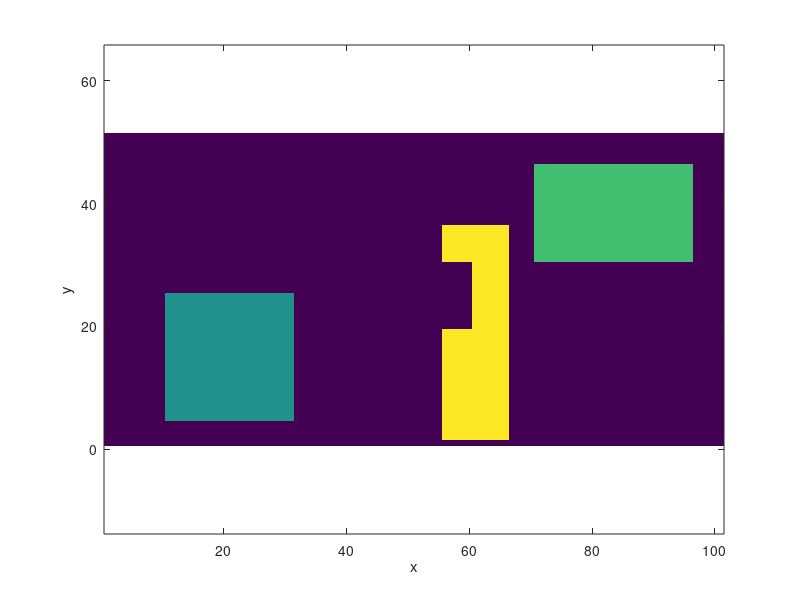

Recreate this plot in MATLAB. (Note: this script raises an error after producing the figure.)
close all; clear vars-global; 

% https://hplgit.github.io/fdm-book/doc/pub/diffu/pdf/diffu-4print.pdf

alld = 1:4; % directions up(1), down(2), left(3), right(4)


M = 51; N = 101;
D = 500000; dx = 0.5; dy = dx; dt = 0.00005; its = 1000; 
idx = 1; im = {1:its}; nImages = length(1:its); % for gif
bc = "d"; % "D" for Dirichlet, "N" for Neumann

% IC
T0 = zeros(M,N);   
x1 = 10; x2 = 30; y1 = 4; y2 = 24; Temp0 = 50;
T0((y1+1):(y2+1),(x1+1):(x2+1)) = Temp0; % source 1

x1 = 70; x2 = 95; y1 = 30; y2 = 45; Temp0 = 70;
T0((y1+1):(y2+1),(x1+1):(x2+1)) = Temp0; % source 2

x1 = 55; x2 = 65; y1 = 1; y2 = 35; Temp0 = 100;
T0((y1+1):(y2+1),(x1+1):(x2+1)) = Temp0; % source 3

nsources = 3;

imagesc((T0)); %imagesc(flipud(T0)); 
%xticks(0:10:(N-1)); yticks(0:10:(M-1)); 
xlabel("x"); ylabel("y");
set(gca,'YDir','normal'); %axis equal;

% Scratch somewhere
s1x = 40:60; s1y = 20:30; % rectangular scratch 1
T0(s1y,s1x) = -1;
[mg1x,mg1y] = meshgrid(s1x,s1y);
mg1 = [reshape(mg1x,size(mg1x,2)*size(mg1x,1),1),reshape(mg1y,size(mg1x,2)*size(mg1x,1),1)]; 

%{
s2x = 20:30; s2y = 30:35; % rectangular scratch 2
T0(s2y,s2x) = -1;
[mg2x,mg2y] = meshgrid(s2x,s2y);
mg2 = [reshape(mg2x,size(mg2x,2)*size(mg2x,1),1),reshape(mg2y,size(mg2x,2)*size(mg2x,1),1)]; 
%}

cx = 25; cy = 32; R = 5; mg2x = []; mg2y = []; % circular scratch 1
for r = (cy-R):(cy+R)
    for c = (cx-R):(cx+R)
        if (r-cy)^2+ (c-cx)^2 <= R^2
            T0(r,c) = -1;
            mg2x = [mg2x,c]; mg2y = [mg2y,r];
        end    
    end
end    
mg2 = transpose([mg2x;mg2y]);

mg = [mg1;mg2];

imagesc((T0));
xlabel("x"); ylabel("y");
set(gca,'YDir','normal'); axis equal;

% EDIT TO INCLUDE WEIRD GRIDS

T_old = T0; 
T_new = T_old;

points_row = [10;19;38;35;20]; 
points_col = [18;59;83;14;80]; 
legend_text = strings(length(points_row)+1,1);
for i = 1:length(points_row)
    legend_text(i) = "p"+i;
end    
legend_text(length(points_row)+1) = "Mean T";

temp_pt = zeros(its+1,length(points_row));
mean_temp = zeros(its+1,1);

temp_pt(1,:) = diag(T0(points_row,points_col));
mean_temp(1) = mean(mean(T0(T0>=0)));

%co = colororder();
%nco = co(2:7,:);

fig = figure(1);
subplot(2,1,1);imagesc(T0); hold on
for i = 1:length(points_row)
    plot(points_col(i),points_row(i),'*','MarkerSize',7,'linewidth',1.6); hold on
end    
hold off; %colororder(nco);
xlabel("x"); ylabel("y");
set(gca,'YDir','normal'); 
title('Initial'); colorbar; %axis equal; 
drawnow;
subplot(2,1,2);
for i = 1:length(points_row)
    plot(temp_pt(:,i)); hold on
end
plot(mean_temp,'r'); hold off; xlabel("time"); ylabel("T"); xlim([0 its])    
lh=legend(legend_text); %lh = findobj(gcf, 'Type', 'legend');
neworder = [2:(length(points_row)+1),1];
lh.PlotChildren = lh.PlotChildren(neworder); 
%lh.Position(1) = 0.8;
%lh.Position(2) = 0.4;
frame = getframe(fig); % collect frames
im{idx} = frame2im(frame);

%% Semi-implicit time --
alpha = dt*D/dx^2; beta = dt*D/dy^2; gamma = 1+2*(alpha+beta); % coefficients

for n = 1:its
    for i = 2:(M-1)
        for j = 2:(N-1)
            if ~ismember([j,i],mg,'rows') 
                [nr,nc,d,nn] = location(T_old,i,j); 
                if nn == 4
                   %(ismember(i,sy) && ismember(j,sx)) 
                        T_new(i,j) = T_old(i,j) + alpha*(T_old(i,j+1)+ T_old(i,j-1)) +... 
                                    beta*(T_old(i+1,j)+ T_old(i-1,j));
                else
                    missing_dir = alld(~ismember(alld,d));
                    T_new(i,j) = T_old(i,j) + alpha*(T_old(i,j+1)+ T_old(i,j-1)) +... 
                                    beta*(T_old(i+1,j)+ T_old(i-1,j));
                    if ismember(1,missing_dir) %up
                        T_new(i,j) =  T_new(i,j)-beta*T_old(i+1,j);
                    end
                    if ismember(2,missing_dir) %down
                        T_new(i,j) =  T_new(i,j)-beta*T_old(i-1,j);
                    end
                    if ismember(3,missing_dir) %left
                        T_new(i,j) =  T_new(i,j)-alpha*T_old(i,j-1);   
                    end
                    if ismember(4,missing_dir) %right
                        T_new(i,j) =  T_new(i,j)-alpha*T_old(i,j+1);   
                    end          
                end
            end
        end
    end    
    T_new = T_new/gamma;
    
    if lower(bc) == "d"
        T_new = dirichlet(T_new); % EDIT TO INCLUDE WEIRD SHAPES
    elseif lower(bc) == "n"
        T_new = neumann(T_new); % EDIT TO INCLUDE WEIRD SHAPES
    end
    
    temp_pt(n+1,:) = diag(T_new(points_row,points_col));
    mean_temp(n+1) = mean(mean(T_new(T_new>=0)));

    fig = figure(1);
    idx = idx + 1;
    subplot(2,1,1);imagesc(T_new); hold on;
    for i = 1:length(points_row)
        plot(points_col(i),points_row(i),'*','MarkerSize',7,'linewidth',1.6); hold on
    end    
    hold off; %colororder(nco);
    xlabel("x"); ylabel("y");
    set(gca,'YDir','normal'); 
    title([num2str(n) ' Iterations']); colorbar; %axis equal;
    drawnow;
    subplot(2,1,2);
    for i = 1:length(points_row)
        plot(temp_pt(:,i)); hold on
    end     
    plot(mean_temp,"r"); hold on; xlabel("time"); ylabel("T"); xlim([0 its]);
    hold off;
    lh=legend(legend_text); %lh = findobj(gcf, 'Type', 'legend');
    neworder = [2:(length(points_row)+1),1];
    lh.PlotChildren = lh.PlotChildren(neworder);
    frame = getframe(fig); % collect frames
    im{idx} = frame2im(frame);
     
    T_old = T_new;
end    
%% End --

%% Saving gif --
%{
filename = "dx"+dx+"_dy"+dy+"_dt"+dt+"_D"+D+"_bc"+bc+"_nsrc"+nsources+".gif"; % Specify the output file name

for idx = 1:nImages
    [A,map] = rgb2ind(im{idx},256);
    if idx == 1
        imwrite(A,map,filename,'gif','LoopCount',Inf,'DelayTime',0.01);
    elseif mod(idx,10)==0
        imwrite(A,map,filename,'gif','WriteMode','append','DelayTime',0.01);
    end
end
%}
%% End ---

